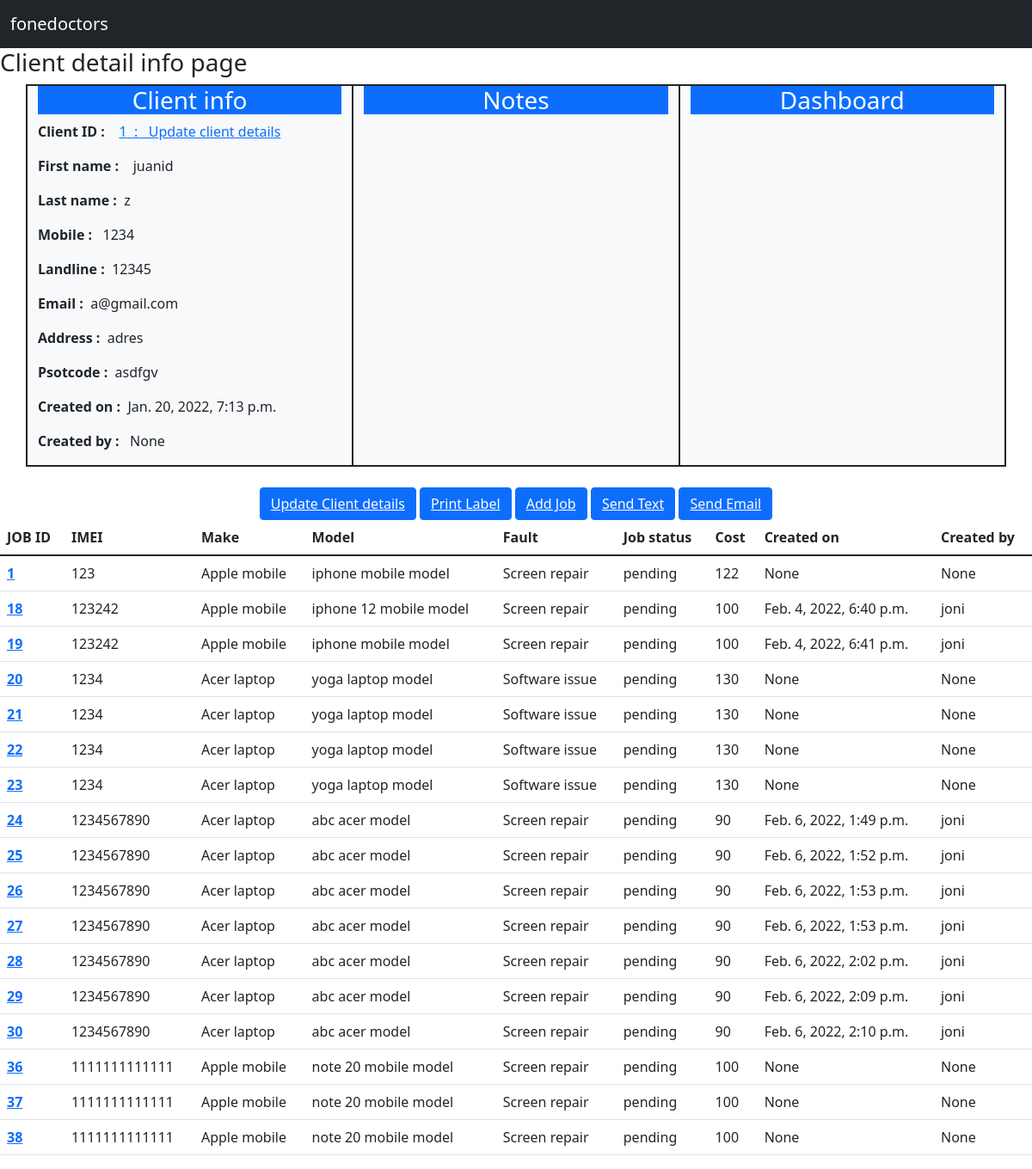
/Client_detail_info/1, run on an earlier commit of the app's database.
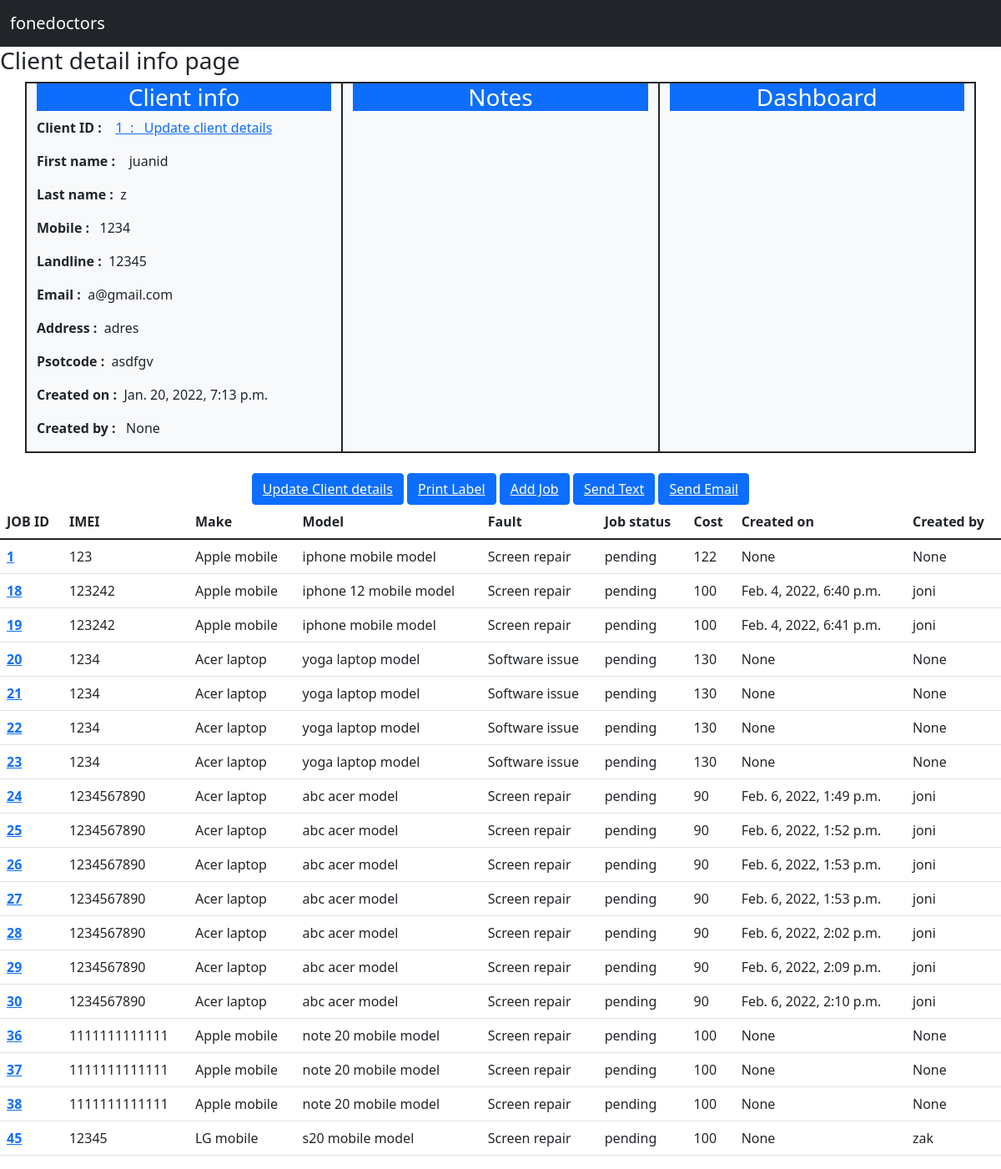
And on a later commit of the database.
### customer/models.py (models this page shows, shortened)
class Customer(models.Model):
    id = models.AutoField(primary_key=True)
    first_name = models.CharField(max_length=250)
    last_name = models.CharField(max_length=250)
    phone  = models.IntegerField()
    landline  = models.IntegerField()
    email = models.EmailField(max_length=250)
    address = models.CharField(max_length=250)
    postcode = models.CharField(max_length=250)
    created_date = models.DateTimeField(null=True, blank= True)#
    created_by = models.ForeignKey(User,on_delete=models.CASCADE, null=True, blank=True)

### Jobs/models.py (models this page shows, shortened)
class Jobs(models.Model):
    customer = models.ForeignKey(Customer,on_delete = models.CASCADE, related_name = 'job_customer')
    device =  models.ForeignKey(Devices,on_delete = models.CASCADE, related_name = 'job_device', null = True, blank=True)
    make = models.ForeignKey(Make,on_delete = models.CASCADE, related_name = 'job_make')
    model = models.ForeignKey(Model,on_delete = models.CASCADE, related_name = 'job_model')
    fault =  models.ForeignKey(Fault,on_delete = models.CASCADE, related_name = 'job_faults')
    description = models.TextField()
    imei = models.CharField(max_length=250)
    accessories = models.ForeignKey(Accessories,on_delete = models.CASCADE, related_name = 'job_acessories')
    sale_item = models.ForeignKey(Sale_item,on_delete = models.CASCADE, related_name = 'job_acessories')
    passcode = models.CharField(max_length=250)
    network = models.ForeignKey(Network,on_delete = models.CASCADE, related_name = 'job_network')
    cost = models.IntegerField()
    job_status = models.ForeignKey(Job_status,on_delete = models.CASCADE, related_name = 'job_job_status')
    collection_time = models.DateTimeField()
    payment_status = models.CharField(choices= PAYMENT_STATUS, max_length=250)
    created_date = models.DateTimeField(null=True, blank=True)
    created_by = models.ForeignKey(User, on_delete = models.CASCADE, null=True, blank=True)

class Make(models.Model):
    device = models.ForeignKey(Devices,on_delete=models.CASCADE, related_name='make_device')
    make = models.CharField(max_length=250)
    def __str__(self):
        return self.make

class Model(models.Model):
    make = models.ForeignKey(Make,on_delete=models.CASCADE)
    model = models.CharField(max_length=250)
    def __str__(self):
        return self.model

class Fault(models.Model):
    fault =  models.CharField(max_length=250)
    def __str__(self):
        return self.fault

class Job_status(models.Model):
    job_status =  models.CharField(max_length=250)
    def __str__(self):
        return self.job_status

### customer/views.py (the view)
# urls.py: path('Client_detail_info/<str:id>', views.Client_detail_info, name='Client_detail_info'),
def Client_detail_info(request,id):
    customer = Customer.objects.get(id=id)
    jobs = Jobs.objects.filter(customer=customer)#first cusomer is field/column from job models and 2 customer is variable from  line 46
    context = {'customer_context':customer, 'jobs_context':jobs}
    return render(request, 'Client_detail_info.html',context)

### templates/Client_detail_info.html
{% extends 'base.html' %}
{% block content %}
<h3>Client detail info page </h3>
<div class="container border border-dark">
  <div class="row">
    <div class="col border border-dark bg-light" >
      <h3 class="text-white bg-primary text-center">Client info</h3>
       <p><strong>Client ID : </strong>&nbsp;&nbsp; <a href="{% url 'update_client_details' customer_context.id %}">{{customer_context.id}}&nbsp;&nbsp;:&nbsp;&nbsp;  Update client details</a> </p>
      <p><strong>First name : </strong>&nbsp;&nbsp; {{customer_context.first_name}}</p>
      <p><strong> Last name :</strong>&nbsp;&nbsp;{{customer_context.last_name}}</p>
      <p><strong>Mobile     :</strong> &nbsp;&nbsp;{{customer_context.phone}}</p>
      <p><strong> Landline  :</strong>&nbsp;&nbsp;{{customer_context.landline}}</p>
      <p><strong> Email     :</strong>&nbsp;&nbsp;{{customer_context.email}}</p>
      <p><strong> Address   :</strong>&nbsp;&nbsp;{{customer_context.address}}</p>
      <p><strong> Psotcode  :</strong>&nbsp;&nbsp;{{customer_context.postcode}}</p>
      <p><strong>Created on :</strong>&nbsp;&nbsp;{{customer_context.created_date}}</p>
      <p><strong>Created by :</strong>&nbsp;&nbsp; {{customer_context.created_by}}</p>
    </div>
    <div class="col border border-dark bg-light" >
      <h3 class="text-white bg-primary text-center">Notes</h3>
    </div>
    <div class="col border border-dark bg-light" >
      <h3 class="text-white bg-primary text-center">Dashboard</h3>
    </div>
  </div>
</div>
<br>
<center><button  type="button" class="btn btn-primary"> <a class="text-white" href="{% url 'update_client_details' customer_context.id %}">Update Client details</a></button>
  <button type="button" class="btn btn-primary"> <a class="text-white" href="#">Print Label</a></button>
  <button type="button" class="btn btn-primary"> <a class="text-white" href="{% url 'add_direct_job' customer_context.id %}">Add Job</a></button>
  <button type="button" class="btn btn-primary"> <a class="text-white" href="#">Send Text</a></button>
  <button type="button" class="btn btn-primary"> <a class="text-white" href="#">Send Email</a></button>
</center>
    <table class="table table-hover">
      <thead>
        <tr>
          <th scope="col">JOB ID</th>
          <th scope="col">IMEI</th>
          <th scope="col">Make</th>
          <th scope="col">Model</th>
          <th scope="col">Fault</th>
          <th scope="col">Job status</th>
          <th scope="col">Cost</th>
          <th scope="col">Created on</th>
          <th scope="col">Created by </th>
        </tr>
      </thead>
      <tbody>
      {% for jobs_context in jobs_context %}
         <tr>
          <th><a href="{% url 'job_detail_page' jobs_context.id %}">{{jobs_context.id}}</a></th>
          <td>{{jobs_context.imei}}</td>
          <td>{{jobs_context.make}}</td>
          <td>{{jobs_context.model}}</td>
          <td>{{jobs_context.fault}}</td>
          <td>{{jobs_context.job_status}}</td>
          <td>{{jobs_context.cost}}</td>
          <td>{{jobs_context.created_date}}</td>
          <td>{{jobs_context.created_by}}</td>
        </tr>
        {% endfor %}
      </tbody>
    </table>
{% endblock %}

### templates/base.html (shortened to what this page needs)
<!doctype html>
{% load static %}
<html lang="en">
  <head>
    <link href="https://cdn.jsdelivr.net/npm/bootstrap@5.1.3/dist/css/bootstrap.min.css" rel="stylesheet">
  </head>
  <body>
   {% include 'includes/header.html' %}
   {% block content %} {% endblock %}
  </body>
</html>

### templates/includes/header.html (shortened to what this page needs)
<nav class="navbar navbar-expand-lg navbar-dark bg-dark">
    <div class="container-fluid">
      <a class="navbar-brand" href="{% url 'dashboard' %}">fonedoctors</a>
    </div>
  </nav>

What changed in the data, as far as the page shows it:
added Jobs: id "45", imei "12345", make "LG mobile", model "s20 mobile model", fault "Screen repair", job_status "pending", cost "100", created_date "None", created_by "zak"
